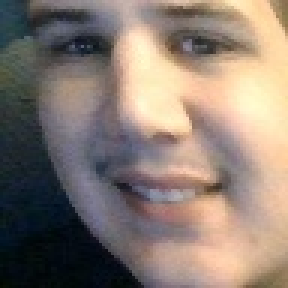
#> input picture supervised_learning/0x0B-face_verification/HBTNaligned/AdamSedki.jpg, 96 x 96 px (shown 3 times larger); its folder holds 4 pictures in this run
$ python 7-main.py
#> lines starting #> are read from the running program, lines starting #| are printed output that depends on the picture
### supervised_learning/0x0B-face_verification/utils.py
#!/usr/bin/env python3
"""utilities module"""

import numpy as np
import glob
import cv2
import os


def load_images(images_path, as_array=True):
    """

    :param images_path: path to a directory from which to load images
    :param as_array: boolean indicating whether the images
        should be loaded as one numpy.ndarray
        If True, the images should be loaded as a numpy.ndarray
            of shape (m, h, w, c) where:
        m is the number of images
        h, w, and c are the height, width,
        and number of channels of all images, respectively
        If False, the images should be loaded as a list
        of individual numpy.ndarrays
    :return: images, filenames
        images is either a list/numpy.ndarray of all images
        filenames is a list of the filenames associated
        with each image in images
    """
#> called with images_path = 'HBTNaligned', as_array = True
    image_paths = glob.glob(images_path + '/*')
    image_paths = sorted([i for i in image_paths])

    filenames = [path.split('/')[-1] for path in image_paths]

    images_bgr = [cv2.imread(image) for image in image_paths]
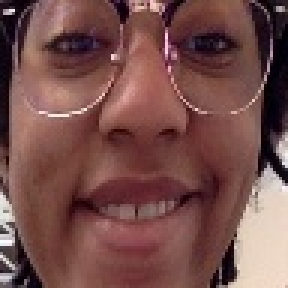
#> input picture supervised_learning/0x0B-face_verification/HBTNaligned/AlishaSmith2.jpg, 96 x 96 px (shown 3 times larger)
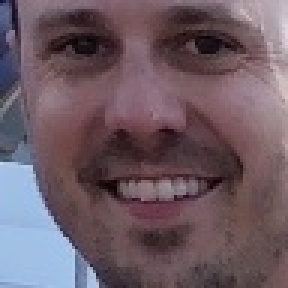
#> input picture supervised_learning/0x0B-face_verification/HBTNaligned/AndrewMaring3.jpg, 96 x 96 px (shown 3 times larger)
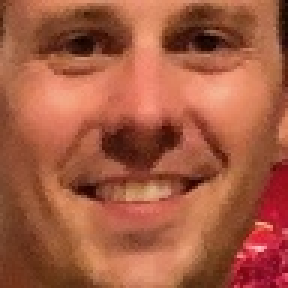
#> input picture supervised_learning/0x0B-face_verification/HBTNaligned/AndrewMaring4.jpg, 96 x 96 px (shown 3 times larger)
#> images_bgr = 4 items
    images = [cv2.cvtColor(img, cv2.COLOR_BGR2RGB) for img in images_bgr]
#> images = 4 items

    if as_array:
        images = np.array(images)

    return images, filenames


def load_csv(csv_path, params={}):
    """
    loads the contents of a csv file as a list of lists
    :param csv_path: path to the csv to load
    :param params: parameters to load the csv with
    :return: list of lists representing the contents found in csv_path
    """
    with open(csv_path, 'r') as f:
        csv_lines = [line.strip() for line in f]

    csv_list = [line.split(',') for line in csv_lines]

    return csv_list


# [22 lines left out: function save_images, not called in this run]


def generate_triplets(images, filenames, triplet_names):
    """
    generates triplets
    :param images: numpy.ndarray of shape (n, h, w, 3)
        containing the various images in the dataset
    :param filenames: list of length n
        containing the corresponding filenames for images
    :param triplet_names: list of lists where each sublist contains
        the filenames of an anchor, positive, and negative image, respectively
    :return: [A, P, N]
        A is a numpy.ndarray of shape (m, h, w, 3)
            containing the anchor images for all m triplets
        P is a numpy.ndarray of shape (m, h, w, 3)
            containing the positive images for all m triplets
        N is a numpy.ndarray of shape (m, h, w, 3)
            containing the negative images for all m triplets
    """
    A = []
    P = []
    N = []

    stript_filenames = [filename.split('.')[0] for filename in filenames]

    for triplet in triplet_names:
        try:
            idx_A = stript_filenames.index(triplet[0])
            idx_P = stript_filenames.index(triplet[1])
            idx_N = stript_filenames.index(triplet[2])

            A.append(images[idx_A])
            P.append(images[idx_P])
            N.append(images[idx_N])
        except ValueError:
            pass

    return [np.array(A), np.array(P), np.array(N)]

### supervised_learning/0x0B-face_verification/7-main.py
#!/usr/bin/env python3

from utils import load_images, load_csv, generate_triplets
import numpy as np
import matplotlib.pyplot as plt

images, filenames = load_images('HBTNaligned', as_array=True)
#> filenames = ['AdamSedki.jpg', 'AlishaSmith2.jpg', 'AndrewMaring3.jpg', 'AndrewMaring4.jpg']
triplet_names = load_csv('FVTriplets.csv')
#> (reads supervised_learning/0x0B-face_verification/FVTriplets.csv from the repository)
print("triplet_names", len(triplet_names))

A, P, N = generate_triplets(images, filenames, triplet_names)
#> in generate_triplets, `stript_filenames = [filename.split('.')[0] for filename in filenames]`: stript_filenames = ['AdamSedki', 'AlishaSmith2', 'AndrewMaring3', 'AndrewMaring4']
#> after the loop in generate_triplets, `for triplet in triplet_names:`: A = []
#> A = empty array; P = empty array; N = empty array
print("A ", A.shape)
#| A  (0,)
print("P ", P.shape)
#| P  (0,)
print("N ", N.shape)
#| N  (0,)

plt.subplot(1, 3, 1)
plt.title('Anchor:' + triplet_names[0][0])
#> (the run stopped early here; a loop or call above may not have finished)
